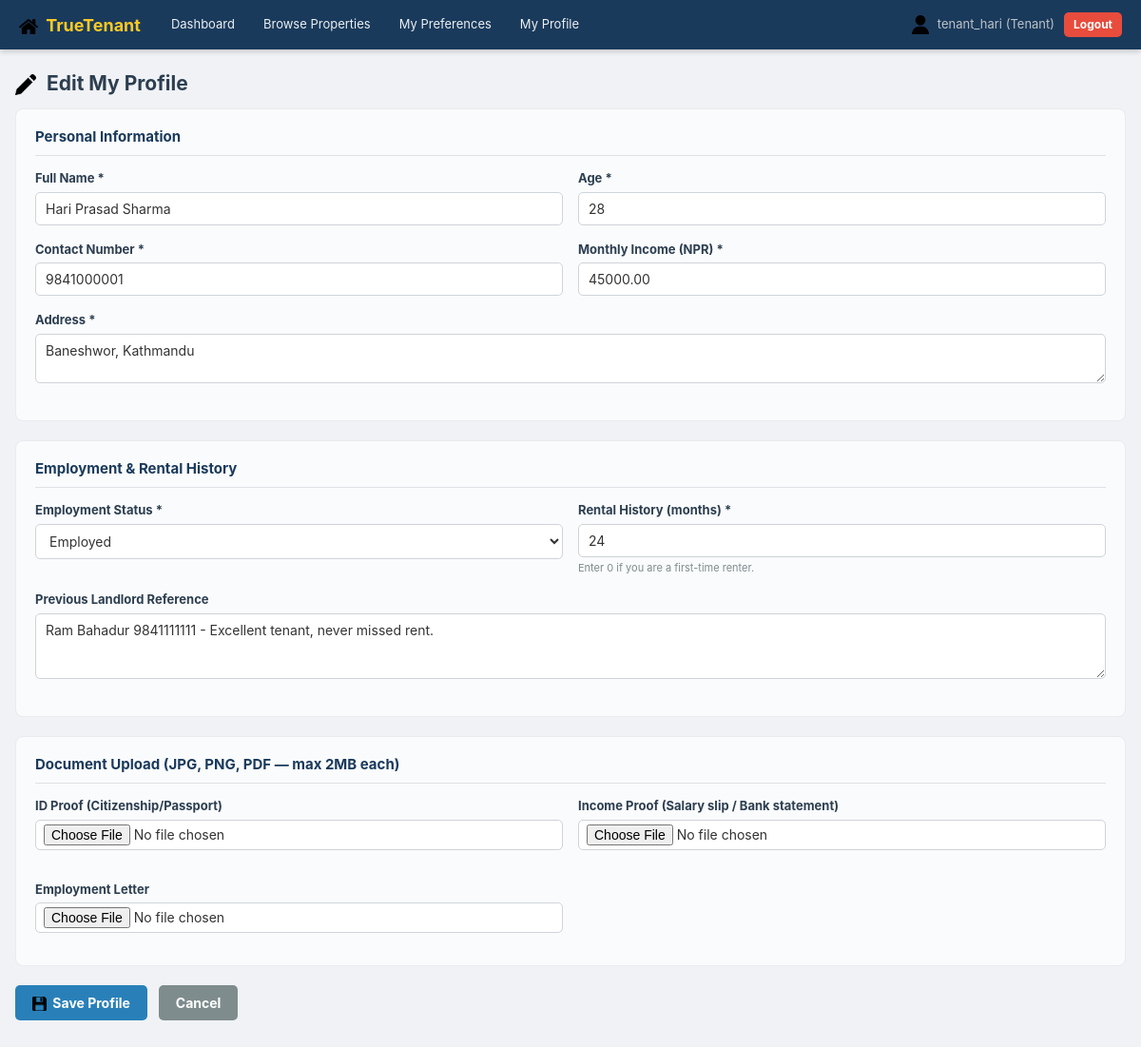
Page /pages/tenant_profile.php (signed in) on the committed database.
### tables this page shows
CREATE TABLE IF NOT EXISTS tenants (
    id INT AUTO_INCREMENT PRIMARY KEY,
    user_id INT NOT NULL,
    full_name VARCHAR(150) NOT NULL,
    age INT NOT NULL,
    contact VARCHAR(20) NOT NULL,
    address TEXT NOT NULL,
    monthly_income DECIMAL(12,2) NOT NULL,
    employment_status ENUM('employed','self_employed','unemployed','student','student_funded') NOT NULL,
    rental_history_months INT NOT NULL DEFAULT 0,
    reference_text TEXT,
    guarantor_info TEXT,
    id_proof_path VARCHAR(255),
    income_proof_path VARCHAR(255),
    employment_proof_path VARCHAR(255),
    created_at DATETIME DEFAULT CURRENT_TIMESTAMP,
    FOREIGN KEY (user_id) REFERENCES users(id) ON DELETE CASCADE
);

### pages/tenant_profile.php (the view, shortened to what this page needs)
<?php
$db = getDB();
$user_id = $_SESSION['user_id'];
$is_new = isset($_GET['new']);
$stmt = $db->prepare("SELECT * FROM tenants WHERE user_id = ?");
$stmt->bind_param("i", $user_id);
$stmt->execute();
$profile = $stmt->get_result()->fetch_assoc();
?>
<!DOCTYPE html>
<html lang="en">
<head>
    <link rel="stylesheet" href="/rental_risk/css/styles.css?v=<?= filemtime(__DIR__ . '/../css/styles.css') ?>">
</head>
<body>
<?php include '../php/navbar.php'; ?>
<div class="container">
    <h2><?= $is_new ? '<img src="/rental_risk/images/user.png" class="heading-icon"> Welcome! Complete Your Profile' : '<img src="/rental_risk/images/pencil.png" class="heading-icon"> Edit My Profile' ?></h2>
    <form method="POST" enctype="multipart/form-data" id="profileForm">
        <div class="form-section">
            <h3>Personal Information</h3>
            <div class="form-row">
                <div class="form-group">
                    <label>Full Name *</label>
                    <input type="text" name="full_name" value="<?= htmlspecialchars($profile['full_name'] ?? '') ?>" required>
                </div>
                <div class="form-group">
                    <label>Age *</label>
                    <input type="number" name="age" min="15" max="100" value="<?= $profile['age'] ?? '' ?>" required>
                </div>
            </div>
            <div class="form-row">
                <div class="form-group">
                    <label>Contact Number *</label>
                    <input type="text" name="contact" value="<?= htmlspecialchars($profile['contact'] ?? '') ?>" required>
                </div>
                <div class="form-group">
                    <label>Monthly Income (NPR) *</label>
                    <input type="number" name="monthly_income" min="1" step="0.01"
                           value="<?= $profile['monthly_income'] ?? '' ?>" required>
                </div>
            </div>
            <div class="form-group">
                <label>Address *</label>
                <textarea name="address" rows="2" required><?= htmlspecialchars($profile['address'] ?? '') ?></textarea>
            </div>
        </div>
        <div class="form-section">
            <h3>Employment & Rental History</h3>
            <div class="form-row">
                <div class="form-group">
                    <label>Employment Status *</label>
                    <select name="employment_status" required>
                        <?php foreach([
                            'employed'       => 'Employed',
                            'self_employed'  => 'Self-Employed',
                            'student'        => 'Student (self-funded)',
                            'student_funded' => 'Student (Parent/Guardian funded)',
                            'unemployed'     => 'Unemployed',
                        ] as $v=>$l): ?>
                            <option value="<?= $v ?>" <?= ($profile['employment_status'] ?? '') === $v ? 'selected' : '' ?>><?= $l ?></option>
                        <?php endforeach; ?>
                    </select>
                </div>
                <div class="form-group">
                    <label>Rental History (months) *</label>
                    <input type="number" name="rental_history_months" min="0"
                           value="<?= $profile['rental_history_months'] ?? 0 ?>" required>
                    <small>Enter 0 if you are a first-time renter.</small>
                </div>
            </div>
            <div class="form-group">
                <label>Previous Landlord Reference</label>
                <textarea name="reference_text" rows="3" placeholder="Name, contact number, brief note..."><?= htmlspecialchars($profile['reference_text'] ?? '') ?></textarea>
            </div>
        </div>
        <div class="form-section">
            <h3>Document Upload (JPG, PNG, PDF — max 2MB each)</h3>
            <div class="form-row">
                <div class="form-group">
                    <label>ID Proof (Citizenship/Passport)</label>
                    <input type="file" name="id_proof" accept=".jpg,.jpeg,.png,.pdf">
                </div>
                <div class="form-group">
                    <label>Income Proof (Salary slip / Bank statement)</label>
                    <input type="file" name="income_proof" accept=".jpg,.jpeg,.png,.pdf">
                </div>
                <div class="form-group">
                    <label>Employment Letter</label>
                    <input type="file" name="employment_proof" accept=".jpg,.jpeg,.png,.pdf">
                </div>
            </div>
        </div>
        <div class="form-actions">
            <button type="submit" class="btn btn-primary"><img src="/rental_risk/images/save.png" class="inline-icon"> Save Profile</button>
            <a href="tenant_dashboard.php" class="btn btn-secondary">Cancel</a>
        </div>
    </form>
</div>
</body>
</html>

### css/styles.css (style rules this page uses)
*, *::before, *::after { box-sizing: border-box; margin: 0; padding: 0; }
body { font-family: -apple-system, BlinkMacSystemFont, "Segoe UI", Roboto, "Helvetica Neue", Arial, sans-serif; font-size: 14px; background: #f0f2f5; color: #333; line-height: 1.5; -webkit-font-smoothing: antialiased; }
a { color: #2980b9; text-decoration: none; }
h1, h2, h3 { color: #2c3e50; margin-bottom: 10px; }
.container { max-width: 1200px; margin: 0 auto; padding: 20px 16px 40px; }
.form-group { margin-bottom: 16px; }
.form-group label { display: block; font-weight: bold; margin-bottom: 4px; color: #2c3e50; font-size: 13px; }
.form-group small { color: #7f8c8d; font-size: 11px; margin-top: 3px; display: block; }
input[type=text], input[type=email], input[type=password], input[type=number], input[type=file], select, textarea { width: 100%; padding: 8px 10px; border: 1px solid #ced4da; border-radius: 5px; font-size: 14px; font-family: inherit; color: #333; background: #fff; transition: border-color 0.2s, box-shadow 0.2s; }
input[type=file] { padding: 4px 8px; }
.form-row { display: grid; grid-template-columns: 1fr 1fr; gap: 16px; }
.form-section { background: #fafbfc; border: 1px solid #e9ecef; border-radius: 8px; padding: 18px 20px; margin-bottom: 20px; }
.form-section h3 { font-size: 15px; color: #1a3a5c; margin-bottom: 14px; border-bottom: 1px solid #dee2e6; padding-bottom: 8px; }
.form-actions { display: flex; gap: 12px; margin-top: 8px; }
.btn { display: inline-block; padding: 8px 18px; border: none; border-radius: 5px; cursor: pointer; font-size: 14px; font-family: inherit; font-weight: bold; text-align: center; transition: opacity 0.2s, background 0.2s; text-decoration: none; }
.btn-primary { background: #2980b9; color: white; }
.btn-secondary { background: #7f8c8d; color: white; }
.heading-icon { width: 22px; height: 22px; vertical-align: middle; margin-right: 6px; }
.inline-icon { width: 15px; height: 15px; vertical-align: middle; margin-right: 3px; }

### rows in the picture
tenants: full_name "Hari Prasad Sharma", age "28", contact "9841000001", monthly_income "45000.00", address "Baneshwor, Kathmandu", employment_status "Employed", rental_history_months "24", reference_text "Ram Bahadur 9841111111 - Excellent tenant, never missed rent."

### other values in the picture
$username "tenant_hari"
$role "Tenant"
